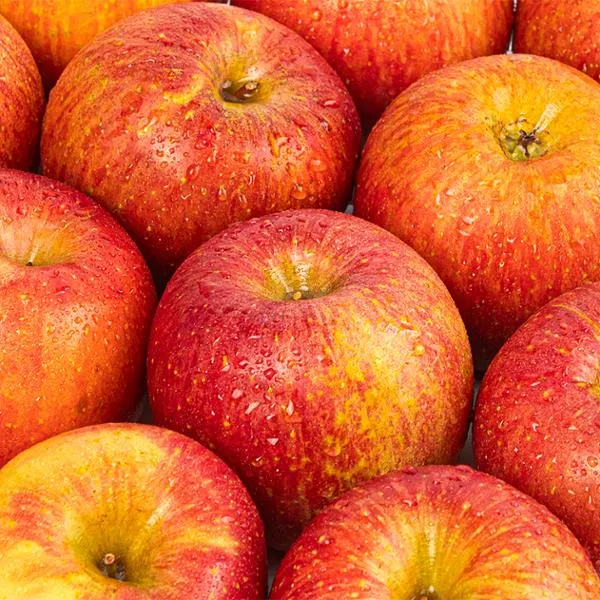
#> input picture cv_intro/cv_he/original.png, 600 x 600 px
$ python psnr_he_ahe_clahe.py
#> lines starting #> are read from the running program, lines starting #| are printed output that depends on the picture; long printed decimals are rounded
import cv2
import numpy as np
from PIL import Image


def psnr(a, b):
    mse = np.mean((a.astype(np.float64) - b.astype(np.float64)) ** 2)
    return 10 * np.log10((255.0 ** 2) / mse) if mse != 0 else float('inf')


def apply_he(img):
    ycrcb = cv2.cvtColor(img, cv2.COLOR_RGB2YCrCb)
    ycrcb[:,:,0] = cv2.equalizeHist(ycrcb[:,:,0])
    return cv2.cvtColor(ycrcb, cv2.COLOR_YCrCb2RGB)


def apply_ahe(img):
    clahe = cv2.createCLAHE(clipLimit=100.0, tileGridSize=(8,8))
    ycrcb = cv2.cvtColor(img, cv2.COLOR_RGB2YCrCb)
    ycrcb[:,:,0] = clahe.apply(ycrcb[:,:,0])

    return cv2.cvtColor(ycrcb, cv2.COLOR_YCrCb2RGB)


def apply_clahe(img):
    clahe = cv2.createCLAHE(clipLimit=3.0, tileGridSize=(8,8))
    ycrcb = cv2.cvtColor(img, cv2.COLOR_RGB2YCrCb)

    ycrcb[:,:,0] = clahe.apply(ycrcb[:,:,0])

    return cv2.cvtColor(ycrcb, cv2.COLOR_YCrCb2RGB)


orig = np.array(Image.open("original.png").convert("RGB"))
#> orig is the input picture: shape (600, 600, 3); mean R, G, B 219.2, 96.8, 47


noise = np.random.normal(0, 25, orig.shape)
noisy = np.clip(orig.astype(np.float64) + noise, 0, 255).astype(np.uint8)
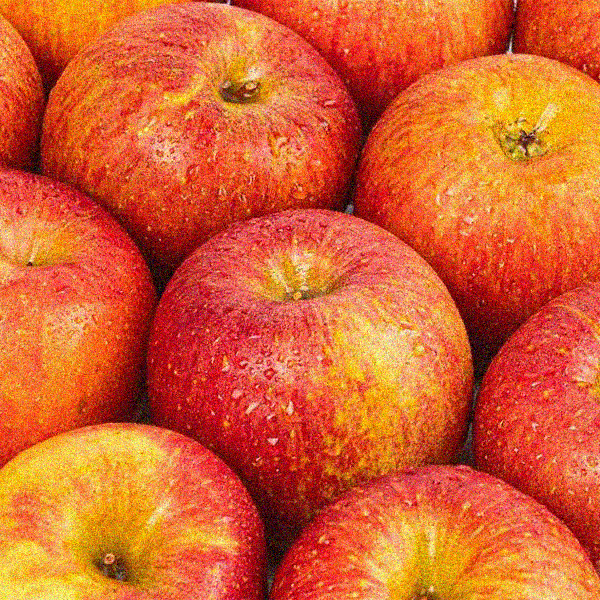
#> noisy: shape (600, 600, 3); mean R, G, B 214.8, 97.4, 48.6


Image.fromarray(noisy).save("noisy.png")


he_img = apply_he(noisy)
#> in apply_he, `ycrcb = cv2.cvtColor(img, cv2.COLOR_RGB2YCrCb)`: ycrcb: shape (600, 600, 3); mean of channels 0, 1, 2 126.9, 190.6, 83.8
#> in apply_he, `ycrcb[:,:,0] = cv2.equalizeHist(ycrcb[:,:,0])`: ycrcb: shape (600, 600, 3); mean of channels 0, 1, 2 128.2, 190.6, 83.8
#> in apply_he, `return cv2.cvtColor(ycrcb, cv2.COLOR_YCrCb2RGB)`:
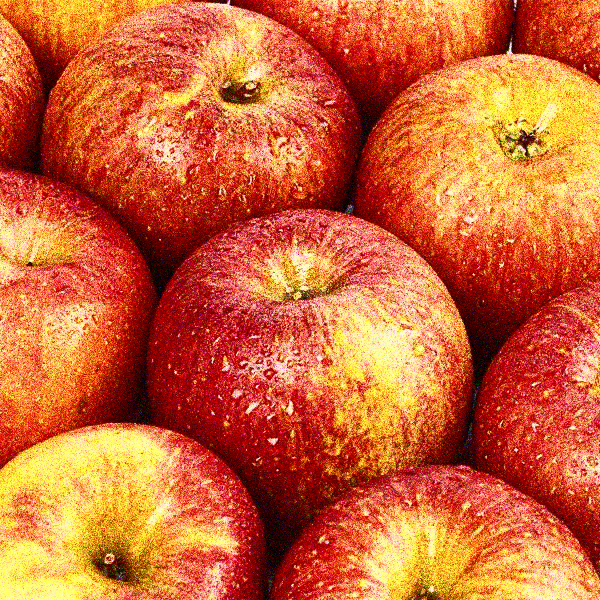
#> returned value: shape (600, 600, 3); mean R, G, B 206.8, 101.7, 54.7
ahe_img = apply_ahe(noisy)
#> in apply_ahe, `ycrcb[:,:,0] = clahe.apply(ycrcb[:,:,0])`: ycrcb: shape (600, 600, 3); mean of channels 0, 1, 2 128.3, 190.6, 83.8
#> in apply_ahe, `return cv2.cvtColor(ycrcb, cv2.COLOR_YCrCb2RGB)`:
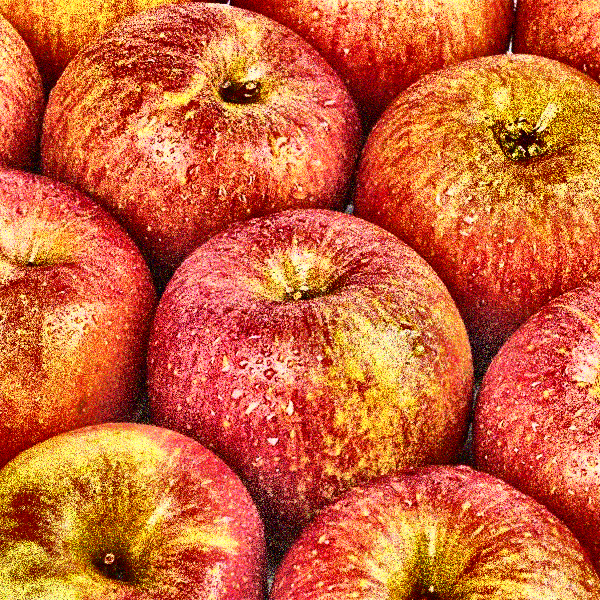
#> returned value: shape (600, 600, 3); mean R, G, B 206.5, 100.7, 56.6
clahe_img = apply_clahe(noisy)
#> in apply_clahe, `ycrcb[:,:,0] = clahe.apply(ycrcb[:,:,0])`: ycrcb: shape (600, 600, 3); mean of channels 0, 1, 2 129.8, 190.6, 83.8


Image.fromarray(he_img).save("he.png")
Image.fromarray(ahe_img).save("ahe.png")
Image.fromarray(clahe_img).save("clahe.png")


print("PSNR original vs noisy :", psnr(orig, noisy))
#> in psnr, `mse = np.mean((a.astype(np.float64) - b.astype(np.float64)) ** 2)`: mse = 518.9
#| PSNR original vs noisy : 20.980
print("PSNR original vs HE    :", psnr(orig, he_img))
#| PSNR original vs HE    : 17.545
print("PSNR original vs AHE   :", psnr(orig, ahe_img))
#| PSNR original vs AHE   : 15.190
print("PSNR original vs CLAHE :", psnr(orig, clahe_img))
#| PSNR original vs CLAHE : 15.748
